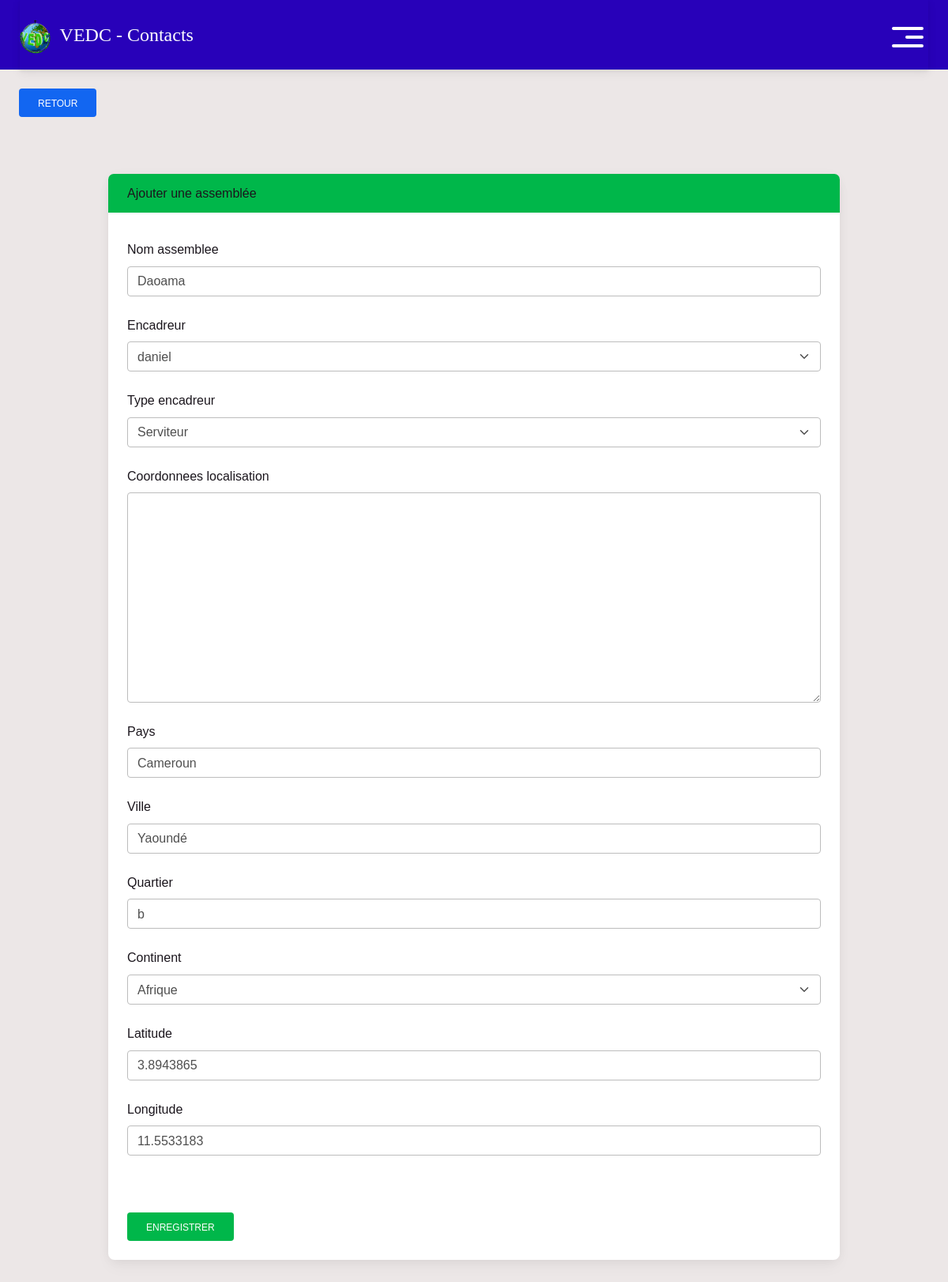
The app's page /update_assemble/7/ (signed in) with its own data.
### main/models.py (models this page shows, shortened)
class Assemblee(models.Model):
    SRVT = 'Serviteur'
    PAST = 'Pasteur'
    DPT = 'Délégué Pastoral'
    DIACRE = 'Diacre'
    ENCADREUR_CHOICE = [
        (SRVT, 'Serviteur'),
        (PAST, 'Pasteur'),
        (DPT, 'Délégué Pastoral'),
        (DIACRE, 'Diacre'),
    ]
    Nom_assemblee = models.CharField(max_length=80)
    Encadreur = models.ForeignKey(User, related_name = 'Encandreur', on_delete=models.SET_NULL, blank = True, null =True)
    Type_encadreur = models.CharField(choices = ENCADREUR_CHOICE, max_length=50, default = SRVT)
    coordonnees_localisation = models.TextField(null = True, blank = True)
    pays = models.CharField( max_length=8)
    ville = models.CharField( max_length=50)
    Quartier = models.CharField(max_length=50, null = True, blank = True)
    CONTINENT_CHOICES = (
        ('Amérique','Amérique'),
        ('Afrique','Afrique'),
        ('Europe','Europe'),
        ('Asie','Asie'),
    )
    Continent = models.CharField (max_length=50, default = 'Afrique', choices = CONTINENT_CHOICES )
    Latitude = models.FloatField(null = True, blank = True)
    Longitude = models.FloatField(null = True,blank = True)
    link = ''

### main/views.py (the view, shortened to what this page needs)
# urls.py: path("update_assemble/<assemble_id>/", views.update_assemble, name="update_assemble"),
@login_required
@is_admin_required
def update_assemble(request, assemble_id):
    context = {}
    assemble = Assemblee.objects.get(pk = assemble_id)
    form = AssembleeForm(request.POST or None, instance = assemble)
    context['form'] = form
    return render(request, 'assemblee_add.html', context)

### main/forms.py
class AssembleeForm(forms.ModelForm):
    class Meta:
        model = Assemblee
        fields = ("__all__")
        widgets = {
            'Encadreur': forms.Select(attrs={
                'class':'form-select',
            }),
            'Type_encadreur': forms.Select(attrs={
                'class':'form-select',
            }),
            'Continent': forms.Select(attrs={
                'class':'form-select',
            }),
        }

### templates/assemblee_add.html (shortened to what this page needs)
{% extends 'base.html' %}
{% load crispy_forms_tags %}
{% block content %}
<div class="row">
    <div class="">
        <a href="{% url 'gestion_des_assemblee' %}" class="btn btn-primary  m-4"> Retour</a>
    </div>
</div>
<div class="container">
    <div class="row justify-content-center my-5">
        <div class="col-10 col-sm-10">
            <div class="card">
                <div class="card-header bg-success">
                   Ajouter une assemblée
                </div>
                <div class="card-body">
                    <form action="" method="post" novalidate>
                        {% for item in form %}
                            <div class="mb-4 mt-2">
                                {{item |as_crispy_field}}
                            </div>
                        {% endfor %}
                        <button type="submit" class="btn btn-success mt-5" id="check"> Enregistrer</button>
                    </form>
                </div>
            </div>
        </div>
    </div>
</div>
{% endblock content %}

### static/css/style.css (style rules this page uses)
body { font-family: "Raleway", sans-serif; color: #1b161d; background-color: #a5a1a1; }
a, a:hover, a:focus { text-decoration: none; }
.btn, .btn:focus { outline: none !important; box-shadow: none; }

### templates/base.html (style rules this page uses)
body { font-family: "arial", sans-serif; color: #1b161d; background-color: #e5ddddb1; }
a, a:hover, a:focus { text-decoration: none; }
.btn, .btn:focus { outline: none !important; box-shadow: none; }
* { font-family: arial; }

### records on screen
Assemblee: Nom_assemblee "Daoama" "daniel" "Serviteur" "Cameroun" "Yaoundé" "b" "Afrique" "3.8943865" "11.5533183"
